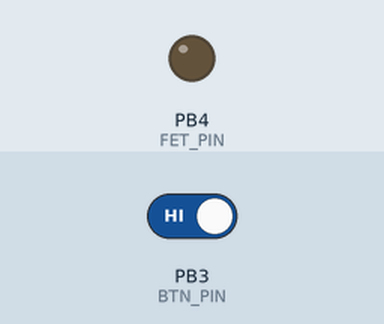
Recording of a sketch running on a simulated ATtiny85, built with avr-gcc and run on an emulated ATtiny85. On the bench: output pins drawn as LEDs (lit = HIGH). The inputs (shaded band) are chosen by the test bench; at power-on: PB3 (BTN_PIN) HIGH. Sleep ends after the set time or at an interrupt; EEPROM starts erased.

Above: at 5.3 s.
5.4 s: PB3 (BTN_PIN) driven LOW
At 13.1 s:
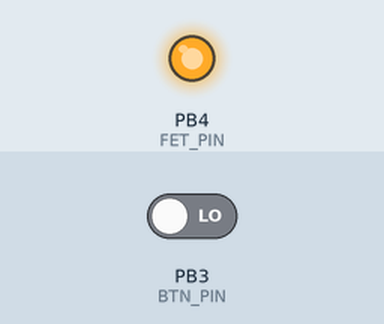
Timing chart, 0 to 14.6 s (numbered marks = the images above; inputs shaded):
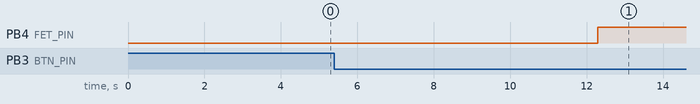

The sketch:

attiny_low_power_cutoff.ino
```cpp
#include <avr/sleep.h>
#include <avr/wdt.h>
#include <EEPROM.h>

#define FET_PIN 4
#define BTN_PIN 3
#define STAT_LED_PIN 1
#define BTN_THRESHOLD 3000

bool curent_btn_state = false;
bool previous_btn_state = false;
bool ready_2_call = true;
unsigned long last_press_time  = 0;
unsigned long released_time = 0;
float voltage_threshold = 0;
float hysterese = 0.2;

// ---------------------------------------------------- main code ---------------------------------------------------
void setup()
{
  pinMode(FET_PIN, OUTPUT);
  pinMode(STAT_LED_PIN, OUTPUT);
  pinMode(BTN_PIN, INPUT_PULLUP);

  pinMode(0,INPUT_PULLUP);
  pinMode(1,INPUT_PULLUP);			//unused pins (p. 57)

  EEPROM.get(0, voltage_threshold);	//reads voltage_threshold from EEPROM
  powerMonitor();					//initial power reading, will be repeated periodically in ISR of watchdog timer
  setupWatchdog();
  sleep();
}


void loop()
{
  if(detectLongPress())
  {
    setThreshold();
  }
  else if (digitalRead(BTN_PIN))	//if button is not pressed atm
  {
     sleep();
     powerMonitor();
  }
}

// ---------------------------------------------- additional functions ---------------------------------------------
/*
  configures the watchdog of the attiny
*/
void setupWatchdog()
{
  cli();                   // clear global interrupt flag in SREG
  wdt_reset();             // reset Watchdog Timer
  MCUSR &=~(1 << WDRF);    // reset watchdog reset flag (p. 44f)
  WDTCR  = (1 << WDCE);    // set watchdog change enable
  WDTCR  = (1 << WDP3);    // set watchdog timer prescale to 4s (p. 46)
  WDTCR |= (1 << WDIE);    // set watchdog timer interrupt
  //configuring Pin-Change-Interrupt
  GIMSK |= (1 << PCIE);    // set pin change interrupt enable
  PCMSK |= (1 << PCINT3);  //(PCINT3)  ==> set Pin PB3 as the interrupt pin
  sei();                   // enable global interrupt flag in SREG
}

/*
  sets attiny into sleep mode
*/
void sleep()
{
  byte adcsra;

  adcsra = ADCSRA;                    //backup adc control and status register
  ADCSRA &= ~(1 << ADEN);             //disable ADC (p. 136)
  MCUCR |= (1 << SM1) & ~(1 << SM0);  //set sleep mode to power down (p. 38)
  MCUCR |= (1 << SE);                 //enable sleep mode (p. 37)
  sleep_cpu();                        //sleep
  MCUCR &= ~(1 << SE);                //disable sleep mode (p. 37)
  ADCSRA = adcsra;                    //reset control and status register to previously saved state
}

/*
  configures the threshold at which the cutoff is triggered
*/
void setThreshold()
{
  double buf = 0;
  short n = 30;

  for(int i=0; i<n; i++)
  {
    buf += measureVCC();
  }
  voltage_threshold = buf/n;
  EEPROM.put(0, voltage_threshold);

 for(int j=0; j<5; j++)
 {
  digitalWrite(STAT_LED_PIN, HIGH);
  delay(250);
  digitalWrite(STAT_LED_PIN, LOW);
  delay(250);
 }
}

/*
  measures VCC
*/
double measureVCC(void)
{
    PRR    &=~(1 << PRADC);                                           // power ADC (p. 38)
    ADCSRA  = (1 << ADEN)| (1 << ADPS2)| (1 << ADPS1)| (1 << ADPS0);  // enable ADC, Set prescaler to 128 (p.136)
    ADMUX   = (1 << REFS2) | 0x0c;                                    // set vcc as reference voltage + bangap ref as adc input (p. 134f)
    _delay_ms(1);                                                     // settling time, see p.134 in ATtiny Datasheet

    ADCSRA |= (1 << ADSC);                                            // start conversion (p. 136)
    while (!(ADCSRA & (1 << ADIF)));                                  // wait for conversino to complete, ~100 us (p.136)
    ADCSRA |= (1 << ADIF);                                            // clear ADIF (p. 136)
    return 1024*1.1f/(double)ADC;
}

/*
  as the name implies, detects a long push of the button connected to the BTN_PIN
*/
bool detectLongPress()
{
    curent_btn_state = !digitalRead(BTN_PIN);

   if(curent_btn_state)
   {
    if(!previous_btn_state)  //button pressed
    {
      //Serial.println("btn pressed");
      last_press_time = millis();
    }
    else if(ready_2_call & (millis() - last_press_time) > BTN_THRESHOLD) //button held long enough
    {
      ready_2_call = false; //prevents multiple calls without button going low in the meantime
      return true;
    }
   }
   else
   {
    ready_2_call = true;
   }

    previous_btn_state = curent_btn_state;
    return false;
}

/*
  turns the mosfet off/on according to curent voltage level
*/
void powerMonitor()
{
  if(measureVCC() < voltage_threshold)
  {
    digitalWrite(FET_PIN, HIGH);	//turn off
    digitalWrite(STAT_LED_PIN, HIGH);
  }
  else if(measureVCC() > (voltage_threshold + hysterese))
  {
    digitalWrite(FET_PIN, LOW);		//turn on
    digitalWrite(STAT_LED_PIN, LOW);
  }
}

/*
  watchdog interrupt service routine
*/
ISR(WDT_vect)
{
  //Good morning
  powerMonitor();
}

ISR(PCINT0_vect)
{
  //not used atm
}
```

Measured:
- after the input at 5.4 s, PB4 (FET_PIN): LOW → HIGH after 6.9 s
